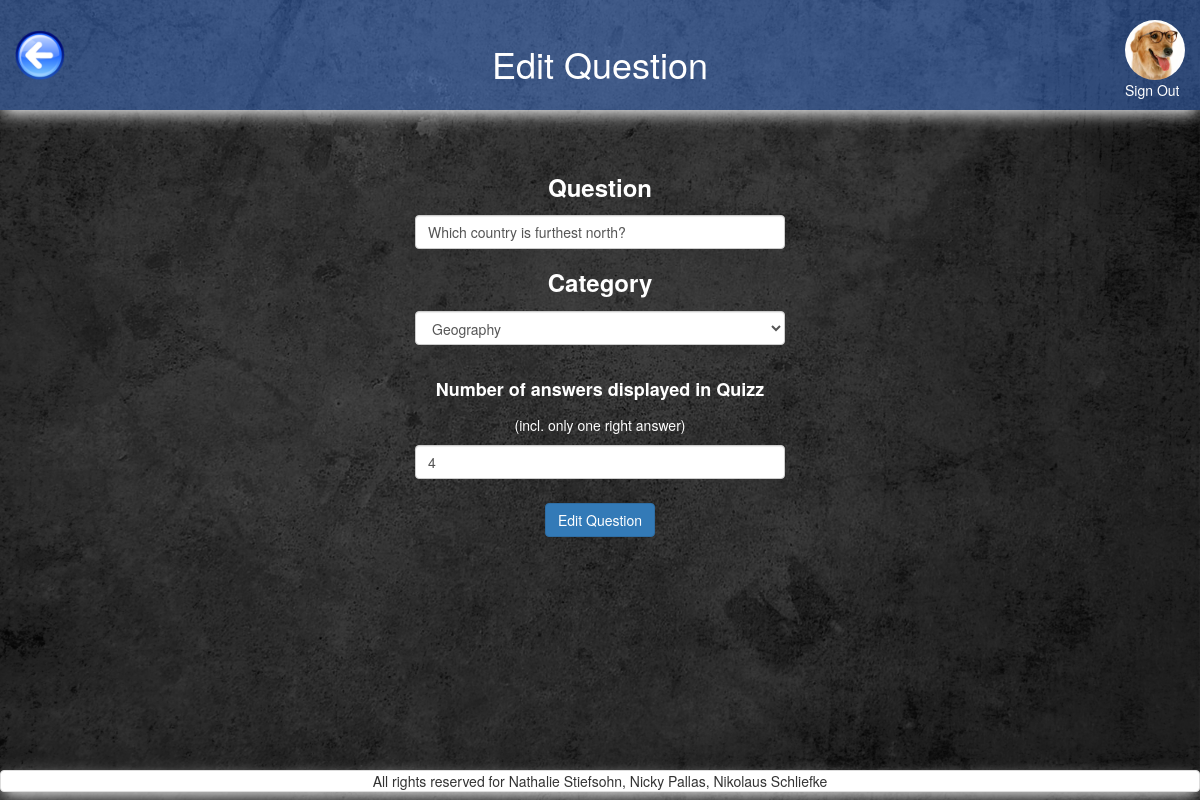
The app's page /change_question.php?question_selected=8 (signed in) with its own data.
### tables this page shows
CREATE TABLE `users` (
  `id` int(11) NOT NULL,
  `FK_avatars` int(11) NOT NULL,
  `FK_classes` int(11) NOT NULL DEFAULT '1',
  `nickname` varchar(255) NOT NULL,
  `email` varchar(255) NOT NULL,
  `password` varchar(255) NOT NULL,
  `first_name` varchar(255) NOT NULL,
  `family_name` varchar(255) NOT NULL,
  `date_of_birth` date NOT NULL DEFAULT '1993-07-30'
);

CREATE TABLE `avatars` (
  `id` int(11) NOT NULL,
  `location` varchar(255) NOT NULL
);

CREATE TABLE `questions` (
  `id` int(11) NOT NULL,
  `question` varchar(200) NOT NULL,
  `FK_categories` int(11) NOT NULL,
  `id_string` varchar(255) DEFAULT NULL,
  `answers_displayed` int(11) NOT NULL DEFAULT '4'
);

### includes/start_session_admin.php (called while the page is built, shortened)
<?php
	require_once 'dbconnect.php';
$res=mysqli_query($con, "SELECT first_name, family_name, date_of_birth, nickname, users.id AS user_id, avatars.location AS avatar, avatars.id AS avatar_id, email FROM users
 	JOIN avatars ON users.FK_avatars=avatars.id
 	WHERE users.id=".$_SESSION['user']);
	 $userRow=mysqli_fetch_array($res);
	 $user_avatar = $userRow['avatar'];
?>

### change_question.php (the view, shortened to what this page needs)
<?php
require_once('includes/start_session_admin.php');
?>
<?php
if(isset($_GET['question_selected'])){
	$question_id=$_GET['question_selected'];
	$query_get_questions = "SELECT * FROM `questions` where questions.id=".$question_id;
	$res_get_questions = mysqli_query($con, $query_get_questions);
	$row_get_questions  = mysqli_fetch_array($res_get_questions);
	$question_old = $row_get_questions['question'];
	$FK_categories_old = $row_get_questions['FK_categories'];
	$answers_displayed_old = $row_get_questions['answers_displayed'];
} else {
	header("Location: questions_of_category.php");
  	exit;
}
 ?>
<?php
	$hidden="";
?>
<!DOCTYPE html>
<html>
<head>
	<?php
require_once('includes/head_tag.php');
	?>
</head>
<body>
<div id="wrap">
  <div id="main" class="container-fluid clear-top">
	<header class="row shadow" id="header">
			<div class="col-xs-3">
				<a href="questions_of_category.php?category_selected=<?php echo $FK_categories_old; ?>">
					<img alt="back_button" src="pictures/back_button.png" id="back_button"/>
				</a>
			</div>
			<div class="col-xs-6 white text-center margin-top">
                <h1 class="heading_font">Edit Question</h1>
            </div>
        <?php
        echo'
            <div class="col-xs-3">
                <a href="logout.php?logout" class="pull-right">
                    <img class="img-circle show_avatar border" src="'.$user_avatar.'" alt="avatar" id="avatar_img"><br>
                    Sign Out
                </a>
            </div>';
        ?>
	</header>
	<div class="row">
		<main class="col-xs-12">
			<section class="row">
				<?php
				require 'includes/alert_box.php';
				?>
			<form method="POST" <?php echo $hidden; ?>>
			<div class="col-xs-12 col-sm-4 col-sm-offset-4 text-center">
				<h3><label class="white">Question</label></h3>
					<input type="text" name="question" id="question" class="form-control" required maxlength="200" value="<?php echo $question_old ; ?>">
			</div>
			<div class="col-xs-12 col-sm-4 col-sm-offset-4 text-center">
				<h3><label class="white">Category</label></h3>
				<select class="form-control" id="category" name="category">
				          <?php
				            $res_question=mysqli_query($con, "SELECT * FROM categories where id!=0 order by category ASC");
				              while($categoryRow=mysqli_fetch_array($res_question)){
				                $category = $categoryRow['category'];
				                $category_id = $categoryRow['id'];
				               		if ($category_id==$FK_categories_old) {
				                    	echo "<option value='".$category_id."' selected='selected
				                    	'>".$category."</option>";
				                    } else {
				                    	echo "<option value='".$category_id."'>".$category."</option>";
				                    }
				              }
				            ?>
				  </select>
			</div>
			<div class="col-xs-12 col-sm-4 col-sm-offset-4 text-center margin-top">
				<h4><label class="white">Number of answers displayed in Quizz</label></h4>
				<p class="white">(incl. only one right answer)</p>
				<input type="number" id="display" name="display" class="form-control" required min="2" value="<?php echo $answers_displayed_old ; ?>">
			</div>
			<div class="col-xs-12 text-center margin-top">
				<button type="submit" name="btn-submit" class="btn btn-primary">Edit Question</button>
			</div>
			</form>
			</section>
		</main>
	</div>
  </div>
</div>
	<?php
require_once('includes/footer.php');
	?>
</body>
</html>

### css/style.css (style rules this page uses)
header h1 { position: relative; }
#avatar_img { margin-top:20px; height: 60px; }
#back_button { margin-top:30px; height: 50px; }
#header { background-color: rgba(77,141,255,0.4); height: 110px; }
#header a:link { color: white; }
body { content: ""; background: url("../pictures/grey_background.jpg"); background-size: 100% 100%; background-repeat: repeat; top: 0; left: 0; bottom: 0; right: 0; position: absolute; z-index: -1; }
.shadow { -webkit-box-shadow: 0px 6px 16px -3px rgba(255,255,255,1); -moz-box-shadow: 0px 6px 16px -3px rgba(255,255,255,1); box-shadow: 0px 6px 16px -3px rgba(255,255,255,1); }
.margin-top { margin-top: 2%; }
.white { color: white; }

### includes/head_tag.php (style rules this page uses)
html, body { height: 100%; }
#wrap { min-height: 100%; }
#main { overflow:auto; padding-bottom:50px; }

### records on screen
users: FK_avatars.location (picture)
questions: question "Which country is furthest north?", display "4"

### other values on screen
form field category "Geography"
